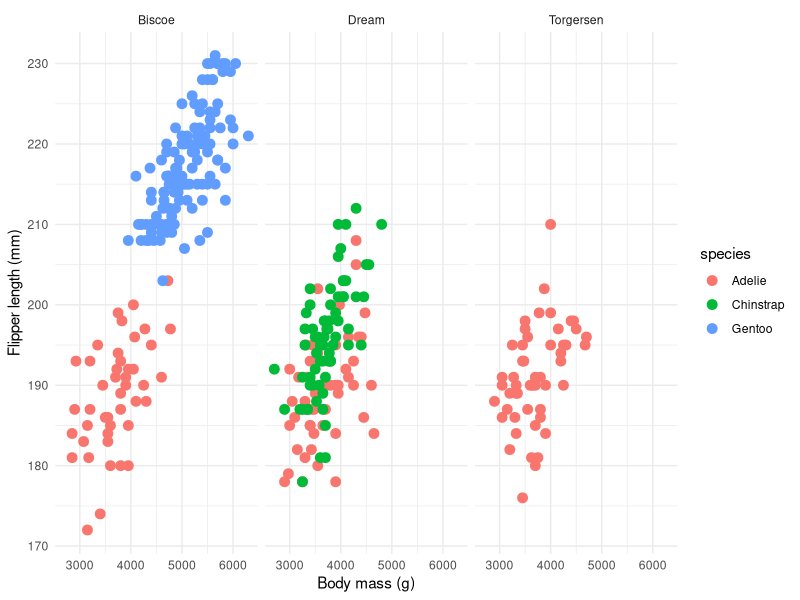

Write the R code that produced this figure.
## ---- chunk 1
knitr::opts_chunk$set(echo = TRUE)
library(tidyverse)
library(palmerpenguins)
## ---- chunk 2
head(penguins)

# or glimpse(penguins)
## ---- chunk 3
#must start with ggplot, tell it what data set to use and which x and y you are interested in, and then tell it the geometry
#now we want to make each type of penguin a certain color by giving geom_point an input

ggplot(data= penguins, aes(x = body_mass_g, y = flipper_length_mm))  + geom_point(aes(color = species), size = 3) + facet_wrap(~island) + theme_minimal() + labs( x = "Body mass (g)", y = "Flipper length (mm)")


